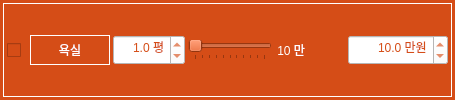
              <widget class="QFrame" name="frame_110">
               <property name="minimumSize">
                <size>
                 <width>0</width>
                 <height>30</height>
                </size>
               </property>
               <property name="maximumSize">
                <size>
                 <width>16777215</width>
                 <height>16777215</height>
                </size>
               </property>
               <property name="font">
                <font>
                 <family>나눔고딕 ExtraBold</family>
                 <pointsize>9</pointsize>
                 <weight>9</weight>
                 <italic>false</italic>
                 <bold>false</bold>
                </font>
               </property>
               <property name="styleSheet">
                <string notr="true">background-color: rgb(213, 77, 23);
font: 75 9pt &quot;나눔고딕 ExtraBold&quot;;</string>
               </property>
               <layout class="QHBoxLayout" name="horizontalLayout_257">
                <property name="leftMargin">
                 <number>3</number>
                </property>
                <property name="topMargin">
                 <number>3</number>
                </property>
                <property name="rightMargin">
                 <number>3</number>
                </property>
                <property name="bottomMargin">
                 <number>3</number>
                </property>
                <item>
                 <widget class="QFrame" name="horizontalFrame_11">
                  <property name="styleSheet">
                   <string notr="true">color: rgb(255, 255, 255);</string>
                  </property>
                  <property name="frameShape">
                   <enum>QFrame::Box</enum>
                  </property>
                  <layout class="QHBoxLayout" name="horizontalLayout_82">
                   <property name="spacing">
                    <number>3</number>
                   </property>
                   <property name="leftMargin">
                    <number>3</number>
                   </property>
                   <property name="topMargin">
                    <number>3</number>
                   </property>
                   <property name="rightMargin">
                    <number>3</number>
                   </property>
                   <property name="bottomMargin">
                    <number>3</number>
                   </property>
                   <item>
                    <widget class="QCheckBox" name="checkBox_demol_bath">
                     <property name="enabled">
                      <bool>true</bool>
                     </property>
                     <property name="minimumSize">
                      <size>
                       <width>20</width>
                       <height>30</height>
                      </size>
                     </property>
                     <property name="maximumSize">
                      <size>
                       <width>16777215</width>
                       <height>16777215</height>
                      </size>
                     </property>
                     <property name="styleSheet">
                      <string notr="true">color: rgb(255, 255, 255);</string>
                     </property>
                     <property name="text">
                      <string/>
                     </property>
                     <property name="checked">
                      <bool>false</bool>
                     </property>
                     <property name="tristate">
                      <bool>false</bool>
                     </property>
                    </widget>
                   </item>
                   <item>
                    <widget class="QLabel" name="label_18">
                     <property name="sizePolicy">
                      <sizepolicy hsizetype="Preferred" vsizetype="Fixed">
                       <horstretch>0</horstretch>
                       <verstretch>0</verstretch>
                      </sizepolicy>
                     </property>
                     <property name="minimumSize">
                      <size>
                       <width>80</width>
                       <height>30</height>
                      </size>
                     </property>
                     <property name="maximumSize">
                      <size>
                       <width>80</width>
                       <height>16777215</height>
                      </size>
                     </property>
                     <property name="font">
                      <font>
                       <family>나눔고딕 ExtraBold</family>
                       <pointsize>9</pointsize>
                       <weight>9</weight>
                       <italic>false</italic>
                       <bold>false</bold>
                      </font>
                     </property>
                     <property name="styleSheet">
                      <string notr="true">background-color: rgb(213, 77, 23);
color: rgb(255, 255, 255);</string>
                     </property>
                     <property name="frameShape">
                      <enum>QFrame::Box</enum>
                     </property>
                     <property name="text">
                      <string>욕실</string>
                     </property>
                     <property name="alignment">
                      <set>Qt::AlignCenter</set>
                     </property>
                    </widget>
                   </item>
                   <item>
                    <widget class="QDoubleSpinBox" name="doubleSpinBox_demol_area_bath">
                     <property name="minimumSize">
                      <size>
                       <width>70</width>
                       <height>30</height>
                      </size>
                     </property>
                     <property name="styleSheet">
                      <string notr="true">background-color: rgb(255, 255, 255);
color: rgb(213, 77, 23);</string>
                     </property>
                     <property name="alignment">
                      <set>Qt::AlignRight|Qt::AlignTrailing|Qt::AlignVCenter</set>
                     </property>
                     <property name="prefix">
                      <string/>
                     </property>
                     <property name="suffix">
                      <string> 평</string>
                     </property>
                     <property name="decimals">
                      <number>1</number>
                     </property>
                     <property name="minimum">
                      <double>0.100000000000000</double>
                     </property>
                     <property name="maximum">
                      <double>100.000000000000000</double>
                     </property>
                     <property name="singleStep">
                      <double>0.200000000000000</double>
                     </property>
                     <property name="value">
                      <double>1.000000000000000</double>
                     </property>
                    </widget>
                   </item>
                   <item>
                    <widget class="QSlider" name="horizontalSlider_demol_bath">
                     <property name="minimum">
                      <number>10</number>
                     </property>
                     <property name="maximum">
                      <number>20</number>
                     </property>
                     <property name="singleStep">
                      <number>5</number>
                     </property>
                     <property name="pageStep">
                      <number>1</number>
                     </property>
                     <property name="value">
                      <number>10</number>
                     </property>
                     <property name="orientation">
                      <enum>Qt::Horizontal</enum>
                     </property>
                     <property name="invertedAppearance">
                      <bool>false</bool>
                     </property>
                     <property name="invertedControls">
                      <bool>false</bool>
                     </property>
                     <property name="tickPosition">
                      <enum>QSlider::TicksBelow</enum>
                     </property>
                    </widget>
                   </item>
                   <item>
                    <widget class="QLabel" name="label_demol_bath">
                     <property name="minimumSize">
                      <size>
                       <width>30</width>
                       <height>0</height>
                      </size>
                     </property>
                     <property name="text">
                      <string>10 만</string>
                     </property>
                     <property name="alignment">
                      <set>Qt::AlignRight|Qt::AlignTrailing|Qt::AlignVCenter</set>
                     </property>
                    </widget>
                   </item>
                   <item>
                    <spacer name="horizontalSpacer_11">
                     <property name="orientation">
                      <enum>Qt::Horizontal</enum>
                     </property>
                     <property name="sizeType">
                      <enum>QSizePolicy::Preferred</enum>
                     </property>
                     <property name="sizeHint" stdset="0">
                      <size>
                       <width>40</width>
                       <height>20</height>
                      </size>
                     </property>
                    </spacer>
                   </item>
                   <item>
                    <widget class="QDoubleSpinBox" name="doubleSpinBox_demol_cost_bath">
                     <property name="minimumSize">
                      <size>
                       <width>100</width>
                       <height>30</height>
                      </size>
                     </property>
                     <property name="styleSheet">
                      <string notr="true">background-color: rgb(255, 255, 255);
color: rgb(213, 77, 23);</string>
                     </property>
                     <property name="alignment">
                      <set>Qt::AlignRight|Qt::AlignTrailing|Qt::AlignVCenter</set>
                     </property>
                     <property name="prefix">
                      <string/>
                     </property>
                     <property name="suffix">
                      <string> 만원</string>
                     </property>
                     <property name="decimals">
                      <number>1</number>
                     </property>
                     <property name="minimum">
                      <double>1.000000000000000</double>
                     </property>
                     <property name="maximum">
                      <double>500.000000000000000</double>
                     </property>
                     <property name="singleStep">
                      <double>1.000000000000000</double>
                     </property>
                     <property name="value">
                      <double>10.000000000000000</double>
                     </property>
                    </widget>
                   </item>
                  </layout>
                 </widget>
                </item>
               </layout>
              </widget>
